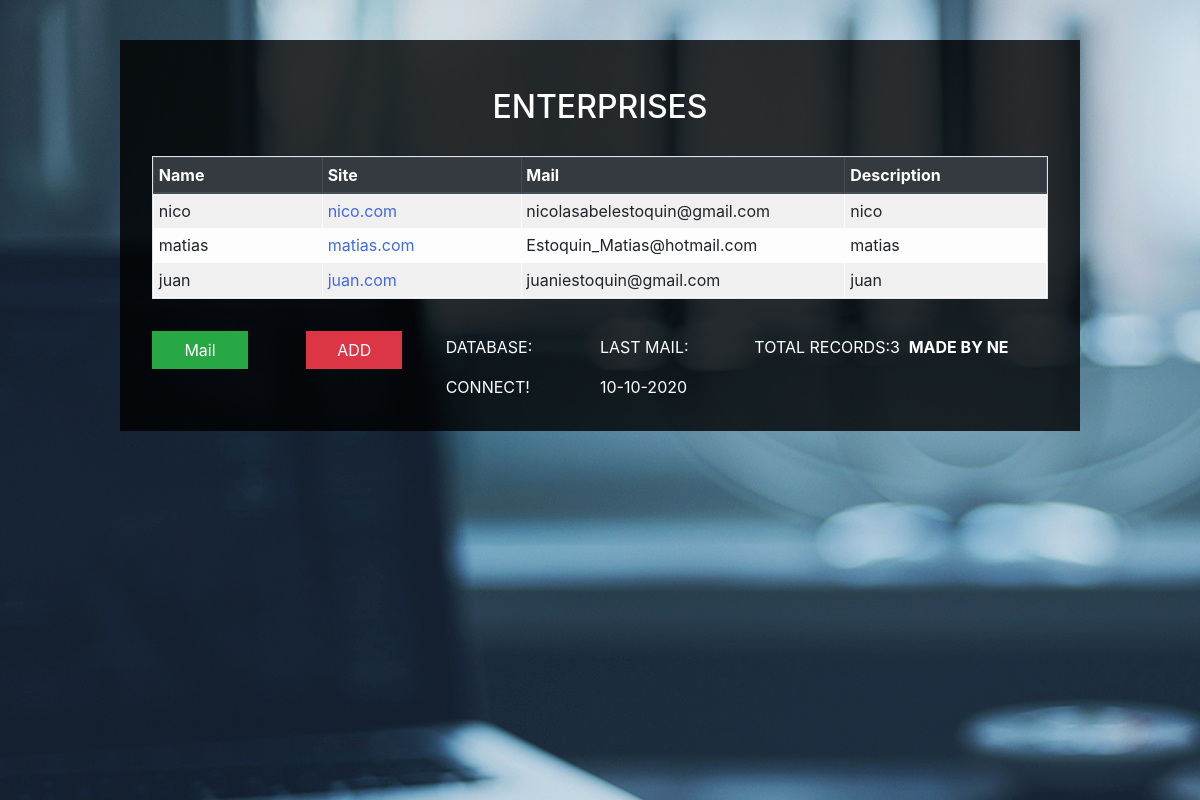
The page /sender/app/list.php on the database its author committed.
### tables this page shows
CREATE TABLE `list` (
  `id` int(11) NOT NULL,
  `name` varchar(500) NOT NULL,
  `web` varchar(500) NOT NULL,
  `email` varchar(500) NOT NULL,
  `about` varchar(500) NOT NULL
);

### sender/app/db.php (called while the page is built, shortened)
<?php
    $con = mysqli_connect(
        'localhost',
        'root',
        '',
        'php_work'
    );
    if($con)
    {
        $dbstatus = "connect!";
    }
    else
    {
        $dbstatus = "missed!";
    }
    $query = "SELECT * FROM list";
    $sql = mysqli_query($con, $query);
    $name = array();
?>

### sender/app/list.php (the view, shortened to what this page needs)
<?php
    include('db.php');
    if($con){
?>
<!DOCTYPE html>
<html lang="en">
<head>
    <link rel="stylesheet" href="../assets/css/bootstrap.min.css">
    <link rel="stylesheet" href="../assets/css/style.css">
</head>
<body>
    <img src="../assets/img/fondo.jpg" alt="fondo">
    <div class="container">
        <div class="form list-section">
            <div class="row">
                <div class="col">
                    <h2>Enterprises</h2>
                    <table class="table table-light table-striped table-sm table-bordered table-responsive">
                        <thead class="thead-dark">
                            <tr>
                                <th>Name</th>
                                <th>Site</th>
                                <th>Mail</th>
                                <th>Description</th>
                            </tr>
                        </thead>
                        <tbody>
                            <?php while($row = mysqli_fetch_assoc($sql)){ $name[] = $row['name'];?>
                                <tr>
                                    <td><?php echo $row['name']; ?></td>
                                    <td><a href="<?php echo $row['web'] ?>" target="blank"><?php echo $row['web']; ?></a></td>
                                    <td><?php echo $row['email']; ?></td>
                                    <td><?php echo $row['about']; ?></td>
                                </tr>
                            <?php } ?>
                        </tbody>
                    </table>
                </div>
            </div>
            <div class="row">
                <div class="col-4">
                    <div class="row bsection">
                        <div class="col-sm">
                            <button class="btn btn-success" onclick="send()">Mail</button>
                        </div>
                        <div class="col-sm">
                            <a href="../index.php" class="btn btn-danger">Add</a>
                        </div>
                    </div>
                </div>
                <div class="col-sm-2">
                    <div class="row index-info">
                    <p>Database: </p><p id= "status"><?php echo $dbstatus ?></p>
                    </div>
                </div>
                <div class="col-sm-2">
                    <div class="row index-info">
                        <p>Last mail: </p><p>10-10-2020</p>
                    </div>
                </div>
                <div class="col-sm-2">
                    <div class="row index-info">
                        <p>Total records: </p><p><?php echo count($name); ?></p>
                    </div>
                </div>
                <div class="col-sm-2">
                    <div class="row index-info">
                        <p class="response">Made by NE</p>
                    </div>
                </div>
            </div>
        </div>
    </div>
</body>
</html>
<?php } ?>

### sender/assets/css/style.css (style rules this page uses)
body { margin: 0; padding: 0; }
img { z-index: 1; position: fixed; background-size: cover; }
.form { top: 5vh; left: 10%; z-index: 2; width: 80vw; color: #ffffff; position: absolute; padding: 6vh 4vh 2vh 4vh; text-transform: uppercase; background-color: rgb(0,0,0,0.8); }
.btn { width: 12vh; border-radius: 0px; margin: 2vh 0 2vh 0vh; }
h2 { text-align: center; margin-bottom: 30px; }
.index-info { align-items: center; margin-top: 2.5vh; }
.response { font-weight: bold; }
.table { text-transform: none; max-height: 60vh; width: 100%; }
.table tr td { width: 50vw; }
.table a { text-decoration: none; color: royalblue; }

### rows shown on the page
list: name "nico", web "nico.com", email "nicolasabelestoquin@gmail.com", about "nico"
list: name "matias", web "matias.com", email "Estoquin_Matias@hotmail.com", about "matias"
list: name "juan", web "juan.com", email "juaniestoquin@gmail.com", about "juan"

### other values the page prints
$dbstatus "CONNECT!"
count($name) "3"
